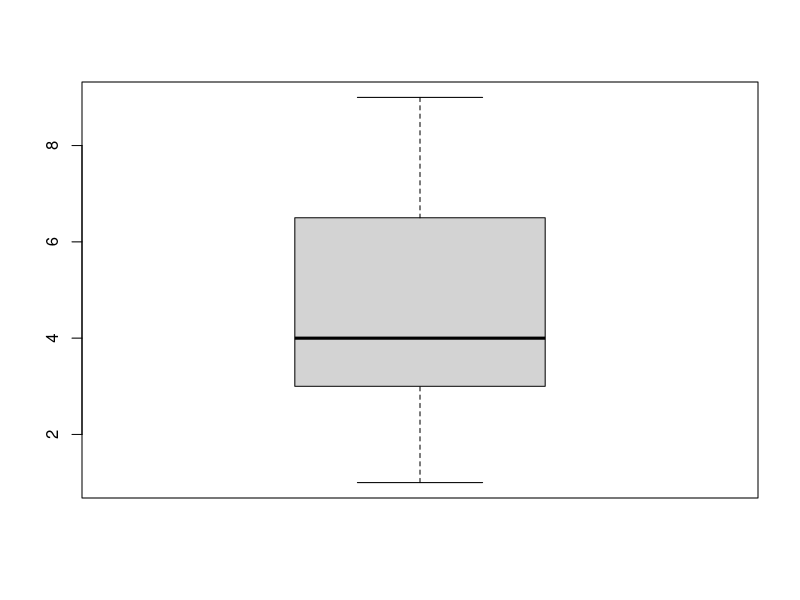
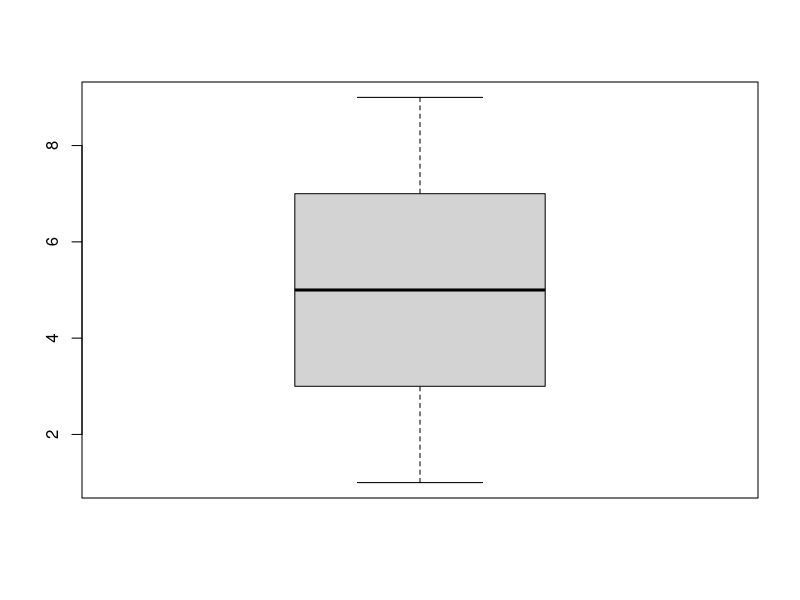
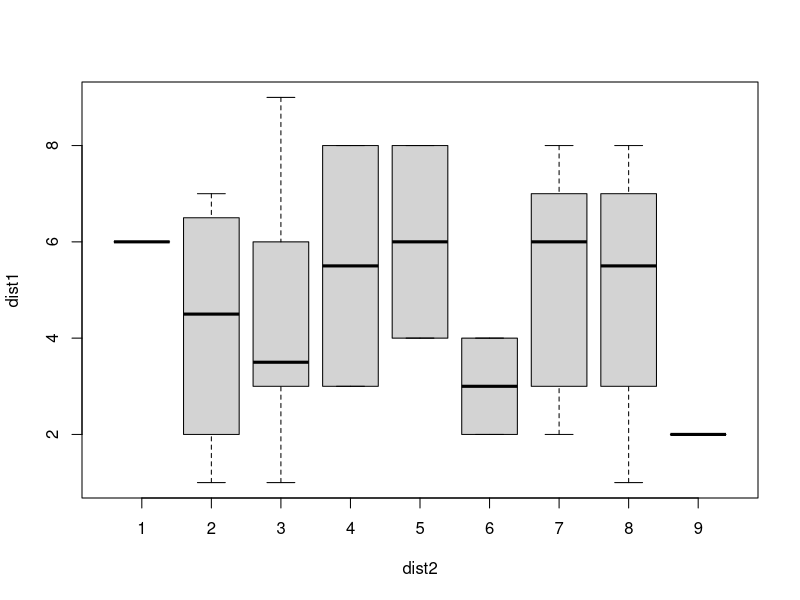
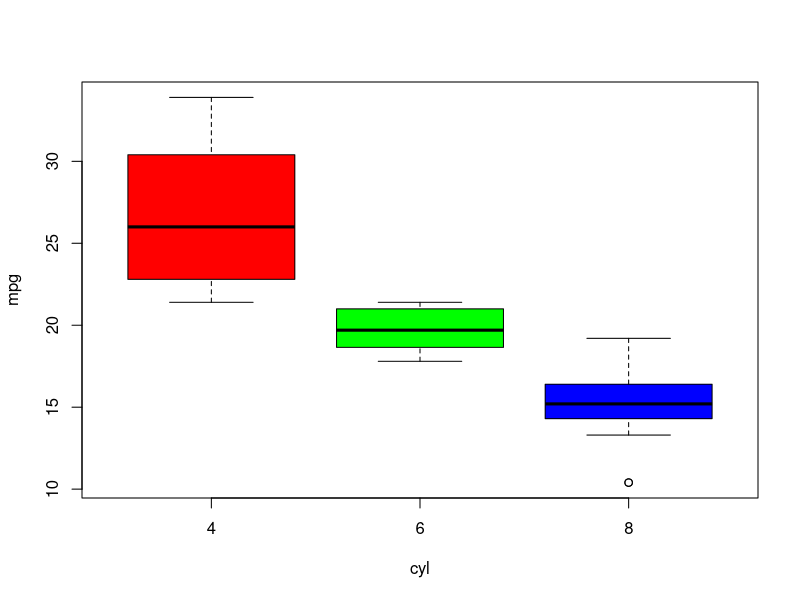
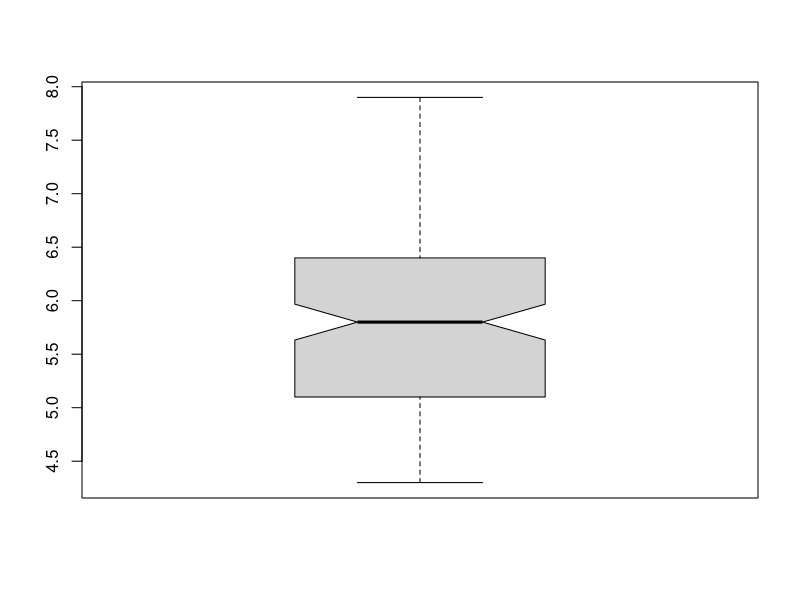
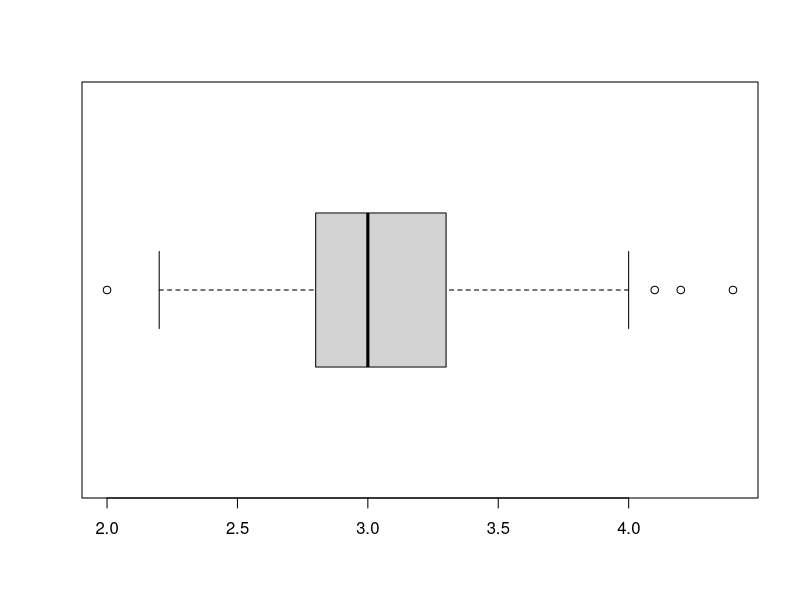
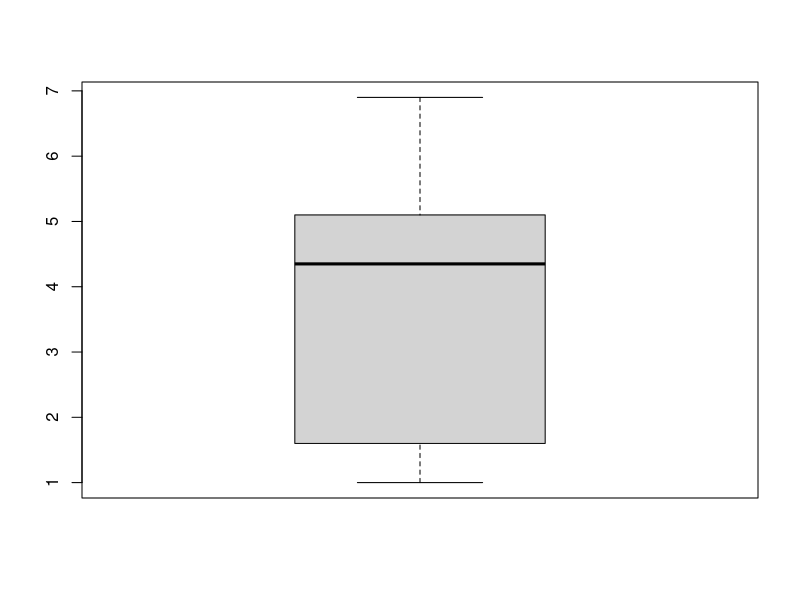
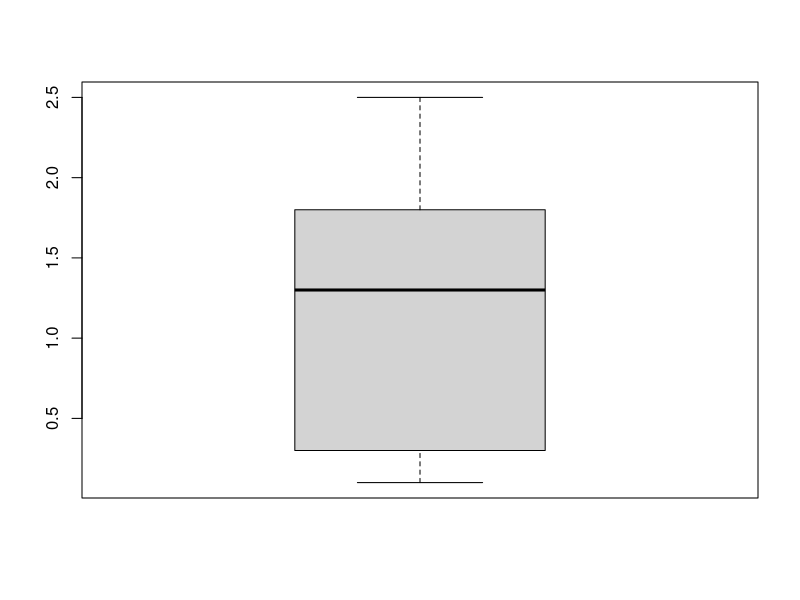

The R script that drew these images, in order:
dist1 <- c(1,2,3,4,5,6,7,8,9,1,4,4,2,6,3,7,3,6,8,3,2,6,8,3,1,6,8)
dist2 <- c(2,6,3,6,8,1,7,8,3,8,5,3,9,7,4,2,7,3,7,3,7,2,4,2,3,8,5)
boxplot(dist1,notch = F)
boxplot(dist2,notch = F)
boxplot(dist1 ~ dist2,horizontal = F,notch = F)

attach(mtcars)
boxplot(mpg~cyl,notch = F,col=rainbow(3))
detach(mtcars)

data <- iris
boxplot(data$Sepal.Length, notch = TRUE)
boxplot(data$Sepal.Width, horizontal = TRUE)
boxplot(data$Petal.Length)
boxplot(data$Petal.Width)

boxplot(data$Sepal.Length ~ data$Sepal.Width)
boxplot(data$Petal.Length ~ data$Petal.Width, horizontal = T,col=rainbow(20))
boxplot(data$Petal.Width~data$Petal.Length)

        